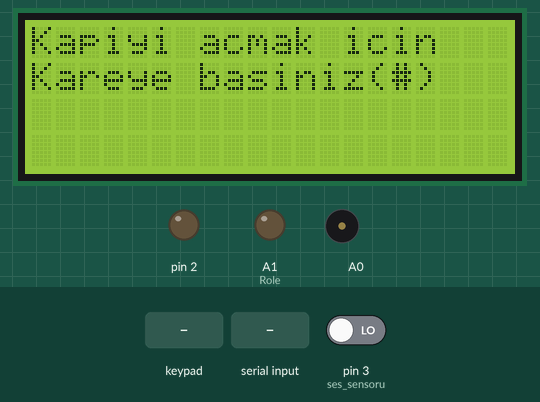
Bench run of a sketch on a simulated Arduino Uno, built with avr-gcc and run on an emulated ATmega328P. Parts: 20×4 character LCD, output pins drawn as LEDs (lit = HIGH), buzzer (waves = sounding). The test bench sets the inputs (shaded band); at power-on: pin 3 (ses_sensoru) LOW. Random numbers use the default seed unless the sketch sets one; what the sketch prints to the serial monitor is not drawn.

Above: at 1.3 s.
1.4 s: key '#' pressed
At 1.8 s:
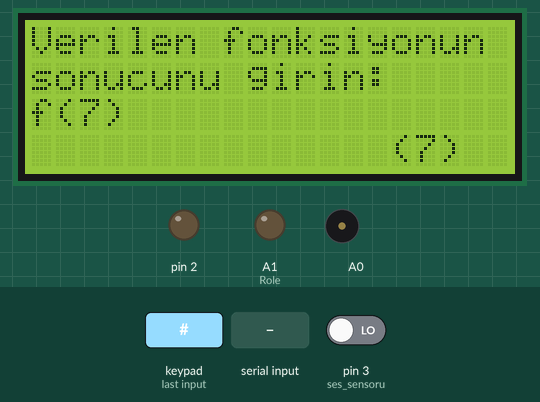
4.4 s: keypad keys 5 1 0 9 7 # pressed 0.4 s apart
At 6.8 s:
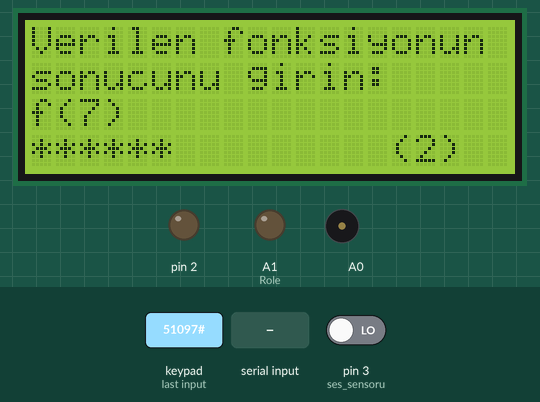
8.3 s: key '1' pressed
At 9.7 s:
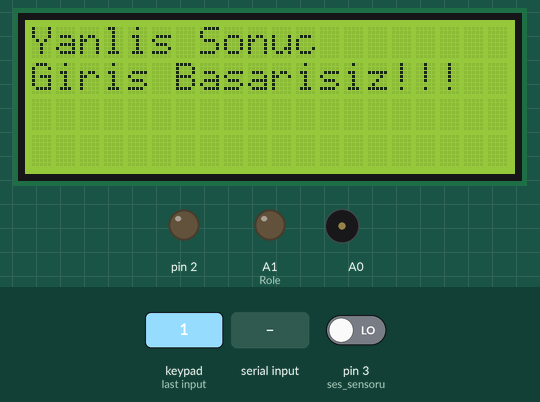
11.3 s: "yak\n" received over the second serial link
At 11.6 s:
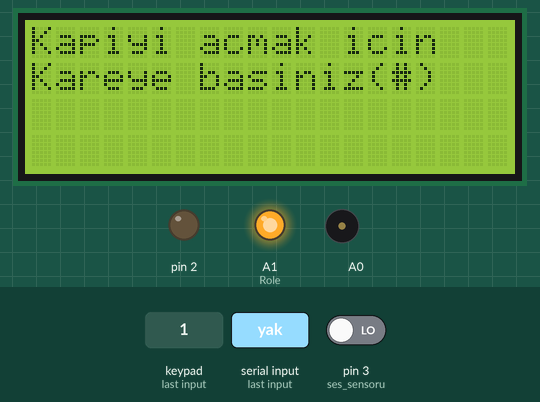
12.8 s: keypad keys 6 4 8 # pressed 0.4 s apart
At 14.7 s:
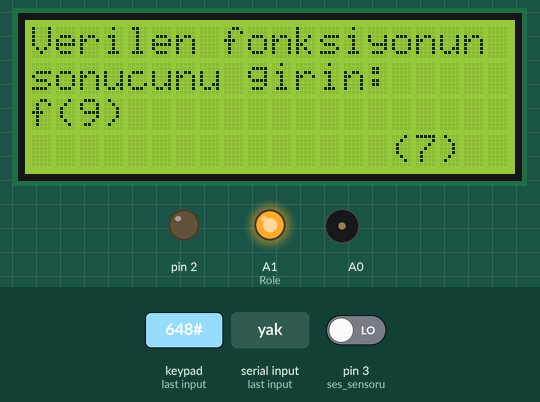
17.4 s: key '2' pressed
At 18.8 s:
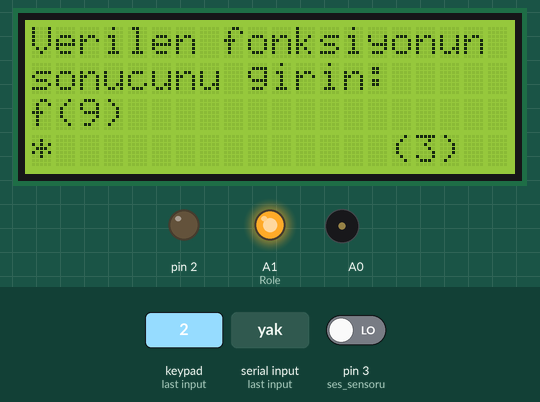
Timing chart, 0 to 20.4 s (numbered marks = the images above; inputs shaded):
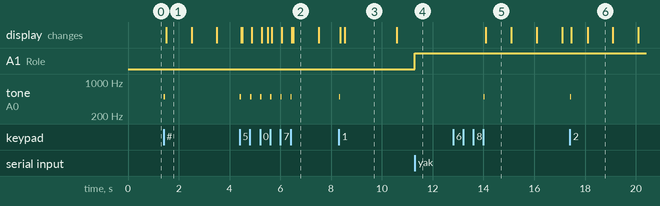

Measured:
- after the input at 1.4 s, tone on A0: silent → 500 Hz at once, → silent 0.05 s later; the display: changes after 0.10 s (image 1)
- after the input at 4.4 s, tone on A0: alternates 500 Hz for 0.05 s and silent for 0.34 s, 12 changes in all, then stays silent, starting at once
- after the input at 8.3 s, tone on A0: silent → 500 Hz at once, → silent 0.05 s later
- after the input at 11.3 s, A1 (Role): LOW → HIGH at once
- after the input at 12.8 s, tone on A0: silent → 500 Hz after 1.2 s, → silent 0.05 s later; the display: changes after 1.3 s (image 5)
- after the input at 17.4 s, tone on A0: silent → 500 Hz at once, → silent 0.05 s later
- what the display in image 1 shows lasts 1.0 s, from 1.5 s to 2.5 s

The sketch:

fonksiyon_son_deneme.ino
```cpp
#include <Wire.h>
#include <LiquidCrystal_I2C.h>
#include <Keypad.h>
#include <IRremote.hpp>
#include <SoftwareSerial.h>

char keys[4][3]={{'1','2','3'},{'4','5','6'},{'7','8','9'},{'*','0','#'}};
byte satirpinleri[4]={5,10,9,7};
byte sutunpinleri[3]={6,4,8};
Keypad keypad=Keypad(makeKeymap(keys),satirpinleri,sutunpinleri,4,3);
LiquidCrystal_I2C lcd(0x27,20,4);
#define Role A1
unsigned long baslangic,gecen_zaman;
String sonuc;
int sure=0;
int ses_sensoru=3;
int kumandaPin=5;
int alkis=0;
bool isik_durumu=false;
SoftwareSerial Bluetooth(13,12);

// Kişiye özel tetikleyiciler kaldırıldı; genel komutlar kullanılır.
const char* KAPI_KOMUTU="kapıyı aç";
const char* KAPI_KOMUTU_2="kapı aç";

void setup(){
 pinMode(2,OUTPUT); pinMode(A0,OUTPUT); pinMode(Role,OUTPUT); pinMode(ses_sensoru,INPUT);
 Serial.begin(9600); Bluetooth.begin(9600); IrReceiver.begin(kumandaPin,ENABLE_LED_FEEDBACK);
 lcd.init(); lcd.backlight(); lcd.clear(); lcd.setCursor(0,0); lcd.print("Kapiyi acmak icin"); lcd.setCursor(0,1); lcd.print("Kareye basiniz(#)");
}
void loop(){
 sure=0; char key=keypad.getKey();
 if(key && key=='#'){
  buzzer(); String rastgele=String(random(0,10));
  lcd.clear(); lcd.setCursor(0,0); lcd.print("Verilen fonksiyonun"); lcd.setCursor(0,1); lcd.print("sonucunu girin:"); lcd.setCursor(0,2); lcd.print("f("+rastgele+")");
  int fonksiyon_donusu=fonksiyon(rastgele.toInt()); sonuc=""; baslangic=millis(); int i=0;
  while(sure==0){
   gecen_zaman=millis(); key=keypad.getKey(); unsigned long zaman=gecen_zaman-baslangic;
   if(zaman>7000 || key=='*') sure=1;
   if(key && key!='*'){ buzzer(); sonuc+=key; lcd.setCursor(i,3); lcd.print("*"); i++; }
   lcd.setCursor(15,3); int kalan=7-(zaman/1000); if(kalan<0) kalan=0; lcd.print("("+String(kalan)+") ");
  }
  if(fonksiyon_donusu==sonuc.toInt()){
   giris(); giris_buzzer(); digitalWrite(2,HIGH); delay(1500); digitalWrite(2,LOW);
   lcd.clear(); lcd.setCursor(0,0); lcd.print("Kapiyi acmak icin"); lcd.setCursor(0,1); lcd.print("Kareye basiniz(#)");
  }else yanlis_giris();
 }
 int sensor_durumu=digitalRead(ses_sensoru);
 if(sensor_durumu==1){ if(alkis==0){baslangic=millis();gecen_zaman=millis();alkis++;} else if(millis()-gecen_zaman>=60){gecen_zaman=millis();alkis++;} }
 if(millis()-baslangic>=400){ if(alkis==2){if(!isik_durumu){isik_durumu=true;isik_ac();}else{isik_durumu=false;isik_kapa();}} alkis=0; }
 if(IrReceiver.decode()){
  unsigned long kod=IrReceiver.decodedIRData.decodedRawData; Serial.print("Tus kodu: "); Serial.println(kod,HEX); IrReceiver.resume();
  if(kod==0xFFA25D) isik_ac(); if(kod==0xFF629D) isik_kapa();
 }
 if(Bluetooth.available()){
  String veri=Bluetooth.readStringUntil('\n'); veri.trim(); Serial.println(veri);
  if(veri=="ışığı aç"||veri=="aç"||veri=="ışığı yak"||veri=="yak"||veri=="aydınlan") isik_ac();
  if(veri=="ışığı kapat"||veri=="kapat"||veri=="söndür") isik_kapa();
  if(veri==KAPI_KOMUTU||veri==KAPI_KOMUTU_2){digitalWrite(2,HIGH);giris_buzzer();delay(1500);digitalWrite(2,LOW);Bluetooth.println("kapi acik");}
 }
}
int fonksiyon(int degisken){return 2*(degisken*degisken)+1;}
void giris(){lcd.clear();lcd.setCursor(0,0);lcd.print("Basarili...");lcd.setCursor(0,1);lcd.print("Giris yapabilirsiniz");}
void yanlis_giris(){lcd.clear();lcd.setCursor(0,0);lcd.print("Yanlis Sonuc");lcd.setCursor(0,1);lcd.print("Giris Basarisiz!!!");delay(2000);lcd.clear();lcd.setCursor(0,0);lcd.print("Kapiyi acmak icin");lcd.setCursor(0,1);lcd.print("Kareye basiniz(#)");}
void isik_ac(){digitalWrite(Role,HIGH);Serial.println("açıldı");}
void isik_kapa(){digitalWrite(Role,LOW);}
void buzzer(){tone(A0,500);delay(50);noTone(A0);}
void giris_buzzer(){tone(A0,600);delay(200);noTone(A0);delay(20);tone(A0,600);delay(200);noTone(A0);delay(250);tone(A0,600);delay(200);noTone(A0);delay(750);}
```
